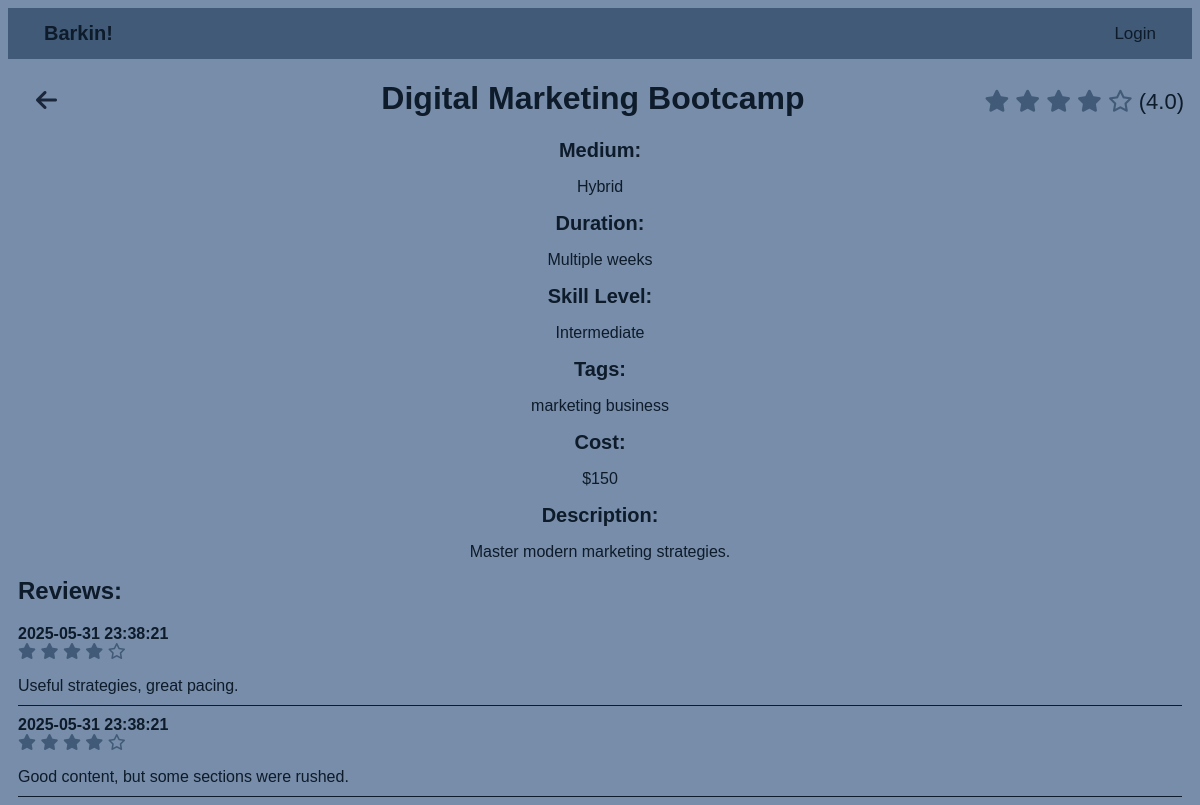
The page /event/MarketMasters/Digital Marketing Bootcamp on the database its author committed.
### tables this page shows
CREATE TABLE Event (
    Name VARCHAR(32) NOT NULL,
    Organization Varchar(50) NOT NULL,
    Medium TEXT CHECK(Medium IN ('In Person', 'Online', 'Hybrid')) NOT NULL,
    Duration TEXT CHECK(Duration IN ('One day', 'Multiple days', 'One week', 'Multiple weeks', 'One month', 'Multiple months')) NOT NULL,
    SkillLevel TEXT CHECK(SkillLevel IN ('Beginner', 'Intermediate', 'Professional')) NOT NULL,
    Info TEXT NOT NULL,
    Tags VARCHAR(255) NOT NULL,
    AverageRating REAL,
    Cost INTEGER NOT NULL,
    PRIMARY KEY (Name, Organization)
);

CREATE TABLE Review (
    ID INTEGER PRIMARY KEY AUTOINCREMENT,
    UserID INTEGER NOT NULL,
    EventName VARCHAR(32) NOT NULL,
    EventOrganization VARCHAR(50) NOT NULL,
    Rating INTEGER NOT NULL CHECK (Rating >= 1 AND Rating <= 5),
    PublishedAt TIMESTAMP DEFAULT CURRENT_TIMESTAMP,
    Comments VARCHAR(500) NOT NULL,
    FOREIGN KEY (UserID) REFERENCES User(ID),
    FOREIGN KEY (EventName, EventOrganization) REFERENCES Event(Name, Organization)
);

### barkin_site/view.py (the view)
@bp.route('/event/<organization>/<name>', methods=['GET', 'POST'])
def event_detail(name, organization):
    logged_in = 'user_id' in session
    if request.method == 'POST':
        if 'Return' in request.form:
            return redirect(url_for('view.index'))
    db = get_db()
    event = db.execute('SELECT * FROM Event WHERE Name = ? AND Organization = ?', (name, organization)).fetchone()
    reviews = db.execute('SELECT * FROM Review WHERE EventName = ? AND EventOrganization = ? ORDER BY PublishedAt DESC', (name, organization)).fetchall()
    return render_template('view/event_detail.html', event=event, reviews=reviews, logged_in=logged_in)

### barkin_site/db.py (called while the page is built)
def get_db():
    if 'db' not in g:
        g.db = sqlite3.connect(
            current_app.config['DATABASE'],
            detect_types=sqlite3.PARSE_DECLTYPES
        )
        g.db.row_factory = sqlite3.Row
    return g.db

### barkin_site/templates/view/event_detail.html (shortened to what this page needs)
<!DOCTYPE html>
<html lang="en">
<head>
  <link rel="stylesheet" href="{{ url_for('static', filename='style.css') }}">
  <link rel="stylesheet" href="https://cdnjs.cloudflare.com/ajax/libs/font-awesome/6.7.2/css/all.min.css">
</head>
<div class="navbar">
    <a class="logo" style="font-size: 20px; text-decoration:none" href="/"><strong>Barkin!</strong></a>
    <div class="items">
        {% if logged_in %}
            <a href="/reviewform">Submit Review</a>
            <a href="/profile">Profile</a>
            <a href="/auth/logout">Logout</a>
            {% else %}
            <a href="/auth/login">Login</a>
        {% endif %}
    </div>
</div>
<body>
  <div class="detail_header">
    <form method="POST">
      <button name="Return" class="fa-solid fa-arrow-left" style="color: #1b263b; font-size:24px; background: none;" type="submit"></button>
    </form>
    <div>
    <h1>&nbsp;&nbsp;&nbsp;&nbsp;&nbsp;&nbsp;&nbsp;&nbsp;&nbsp;&nbsp;&nbsp;&nbsp;&nbsp;&nbsp;{{ event['Name'] }}</h1>
    </div>
      <div style="font-size: 22px">
        {% set full_stars = event['AverageRating']|int %}
        {% set half_star = 1 if (event['AverageRating'] - full_stars) >= 0.5 else 0 %}
        {% set empty_stars = 5 - full_stars - half_star %}
        {% for _ in range(full_stars) %}
            <i class="fa-solid fa-star" style="color: #415a77;"></i>
        {% endfor %}
        {% for _ in range(empty_stars) %}
            <i class="fa-regular fa-star" style="color: #415a77;"></i>
        {% endfor %}
        ({{ event['AverageRating'] }})
      </div>
  </div>
  <div style="text-align: center;">
    <strong><label>Medium:</label></strong>
      <p>{{ event['Medium'] }}</p>
    <strong><label>Duration:</label></strong>
      <p>{{ event['Duration'] }}</p>
    <strong><label>Skill Level:</label></strong>
      <p>{{ event['SkillLevel'] }}</p>
    <strong><label>Tags:</label></strong>
      <p>{{ event['Tags'] }}</p>
    <strong><label>Cost:</label></strong>
      <p>${{ event['Cost'] }}</p>
    <strong><label>Description:</label></strong>
      <p>{{ event['Info'] }}</p>
  </div>
  <h2 style="margin: 10px 10px">Reviews:</h2>
  {% for review in reviews %}
    <div class="evententry" style="margin: 0 10px">
      <strong>{{ review['PublishedAt'] }}</strong>
        <div>
            {% set full_stars = review['Rating']|int %}
            {% set half_star = 1 if (review['Rating'] - full_stars) >= 0.5 else 0 %}
            {% set empty_stars = 5 - full_stars - half_star %}
            {% for _ in range(full_stars) %}
                <i class="fa-solid fa-star" style="color: #415a77;"></i>
            {% endfor %}
            {% for _ in range(empty_stars) %}
                <i class="fa-regular fa-star" style="color: #415a77;"></i>
            {% endfor %}
        </div>
        {{ review['Comments'] }}
    </div>
    {% endfor %}
</body>
</html>

### barkin_site/static/style.css (style rules this page uses)
html { font-family: Verdana, sans-serif; background: #778da9; }
h1 { text-align: center; color: #0d1b2a; }
h2, h3, h4, h5, h6, strong, body, a { color: #0d1b2a; }
button, .Login, .CreateAccount, .SubmitReview, .Cancel, .AddEvent { background-color: #415a77; color: #e0e1dd; padding: 14px 20px; border-radius: 5px; border: none; cursor: pointer; font-size: medium; margin: 10px 0; transition: 0.1s ease-in; }
label { font-size: 20px; }
.evententry { border-bottom: 1.5px solid #0d1b2a; padding: 10px 0; }
.navbar { display: flex; justify-content: space-between; align-items: center; background-color: #415a77; padding: 0px 20px; color: #e0e1dd; }
.navbar a { color: #0d1b2a;; text-align: center; padding: 14px 16px; text-decoration: none; font-size: 17px; }
.detail_header { margin: 0 8px; display: flex; justify-content: space-between; align-items: baseline; }

### rows shown on the page
Event: Name "Digital Marketing Bootcamp", AverageRating "4.0", Medium "Hybrid", Duration "Multiple weeks", SkillLevel "Intermediate", Tags "marketing business", Cost "150", Info "Master modern marketing strategies."
Review: PublishedAt "2025-05-31 23:38:21", Comments "Useful strategies, great pacing."
Review: PublishedAt "2025-05-31 23:38:21", Comments "Good content, but some sections were rushed."
